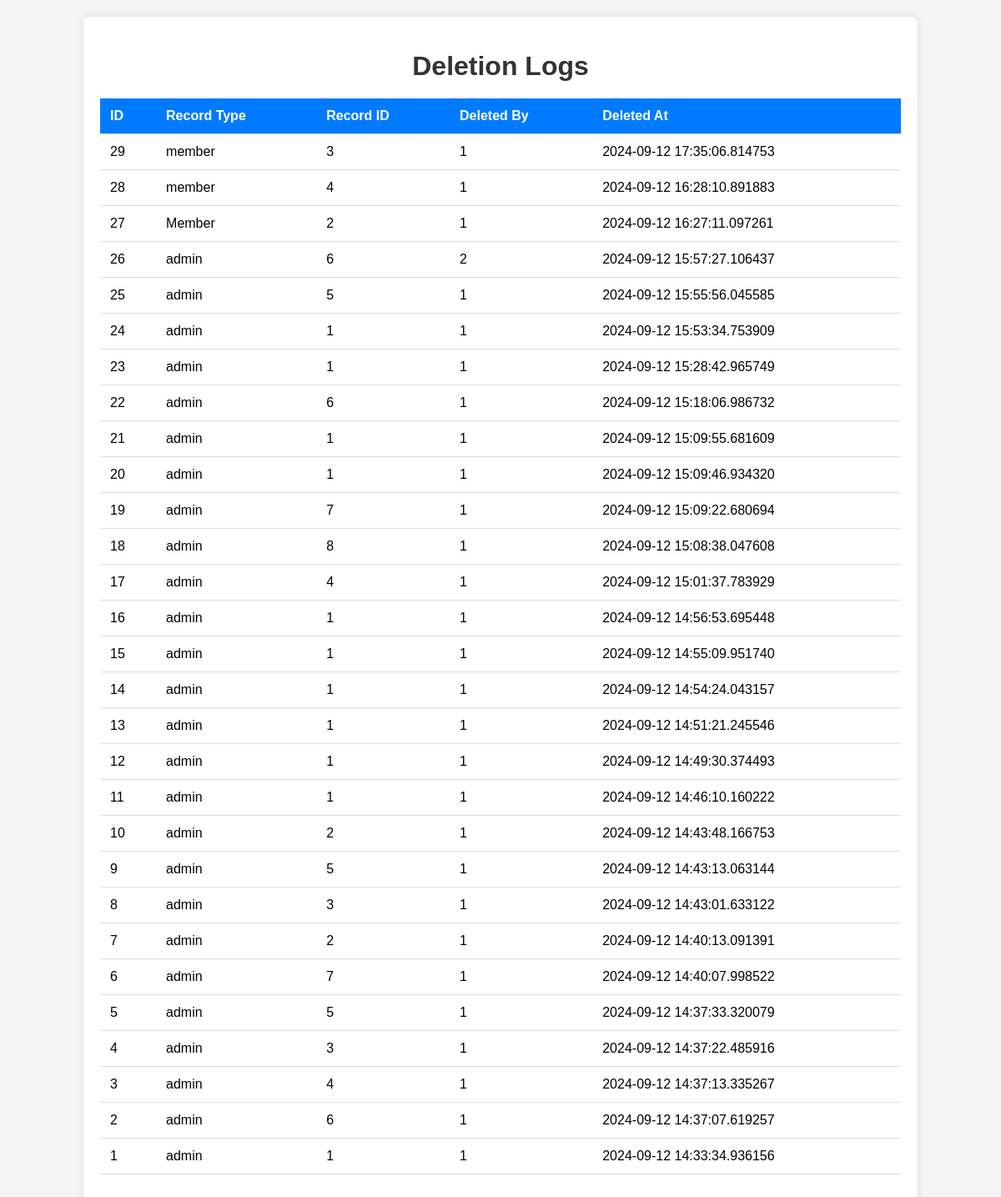
/deletion_logs, run on an earlier commit of the app's database.
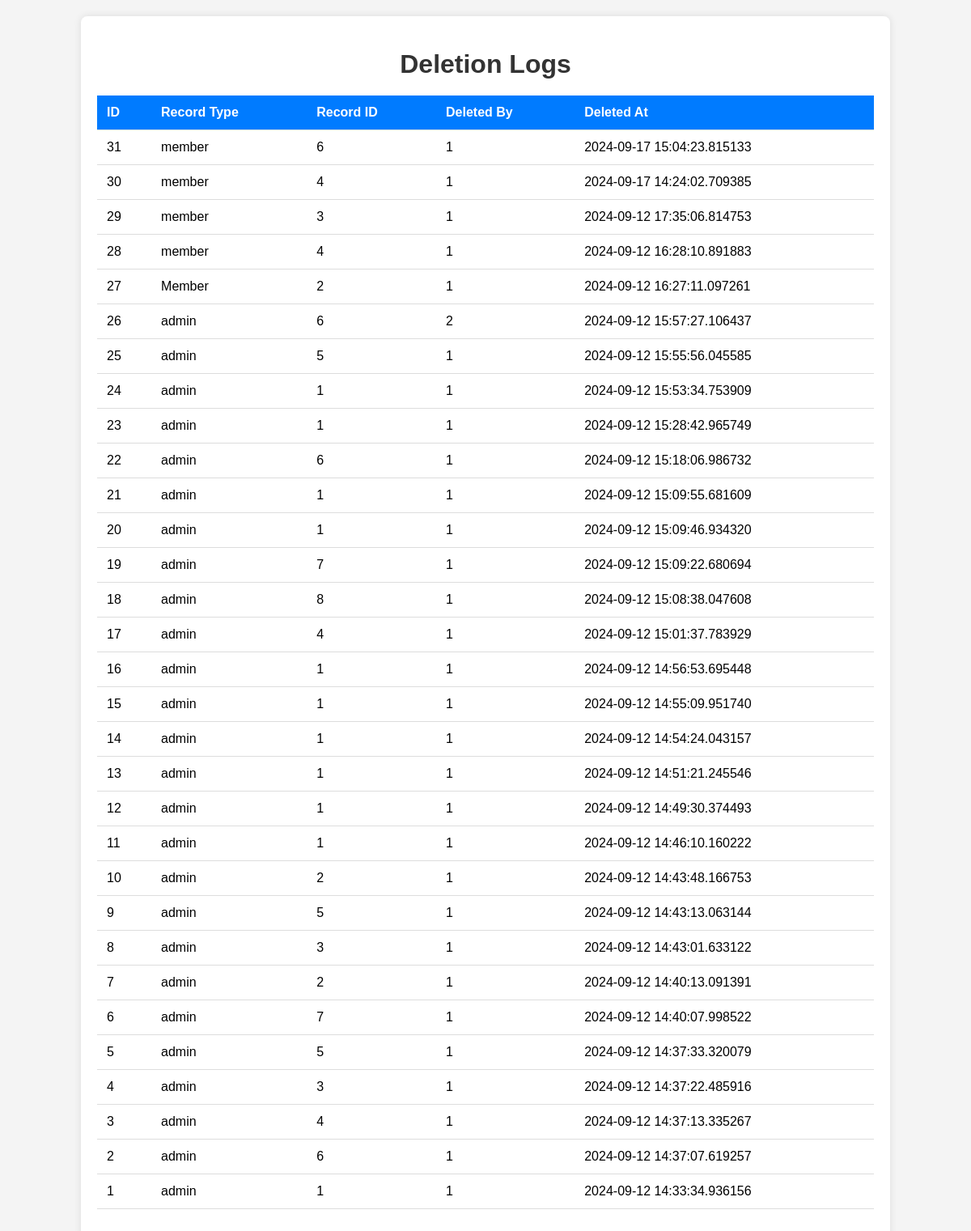
And on a later commit of the database.
### app.py (models this page shows, shortened)
class DeleteLog(db.Model):
    id = db.Column(db.Integer, primary_key=True)
    record_type = db.Column(db.String(50), nullable=False)  # E.g., 'admin', 'member'
    record_id = db.Column(db.Integer, nullable=False)  # ID of the deleted record
    deleted_by = db.Column(db.Integer, db.ForeignKey('webmaster.id'))  # ID of the webmaster who deleted
    deleted_at = db.Column(db.DateTime, default=datetime.utcnow)
    deleted_by_webmaster = db.relationship('Webmaster', foreign_keys=[deleted_by])

### app.py (the view)
@app.route('/deletion_logs')
def deletion_logs():
    try:
        deletion_logs = DeleteLog.query.order_by(DeleteLog.deleted_at.desc()).all()
        if not deletion_logs:
            return render_template('deletion_logs.html', message="No deletion logs found.")
        return render_template('deletion_logs.html', deletion_logs=deletion_logs)
    except Exception as e:
        return render_template('deletion_logs.html', message=f"An error occurred: {e}")

### app.py (called while the page is built)
@app.before_request
def before_request():
    session.permanent = True
    app.permanent_session_lifetime = timedelta(minutes=20)
    session.modified = True
    session['last_activity'] = time.time()

### templates/deletion_logs.html (shortened to what this page needs)
<!DOCTYPE html>
<html lang="en">
<head>
</head>
<body>
    <div class="container">
        <h1>Deletion Logs</h1>
        <table>
            <thead>
                <tr>
                    <th>ID</th>
                    <th>Record Type</th>
                    <th>Record ID</th>
                    <th>Deleted By</th>
                    <th>Deleted At</th>
                </tr>
            </thead>
            <tbody>
                {% for log in deletion_logs %}
                <tr>
                    <td>{{ log.id }}</td>
                    <td>{{log.record_type}}</td>
                    <td>{{ log.record_id}}</td>
                    <td>{{ log.deleted_by }}</td>
                    <td>{{ log.deleted_at }}</td>
                </tr>
                {% endfor %}
            </tbody>
        </table>
    </div>
</body>
</html>

What changed in the data, as far as the page shows it:
added DeleteLog: id "31", record_type "member", record_id "6", deleted_by "1", deleted_at "2024-09-17 15:04:23.815133"
added DeleteLog: id "30", record_type "member", record_id "4", deleted_by "1", deleted_at "2024-09-17 14:24:02.709385"
